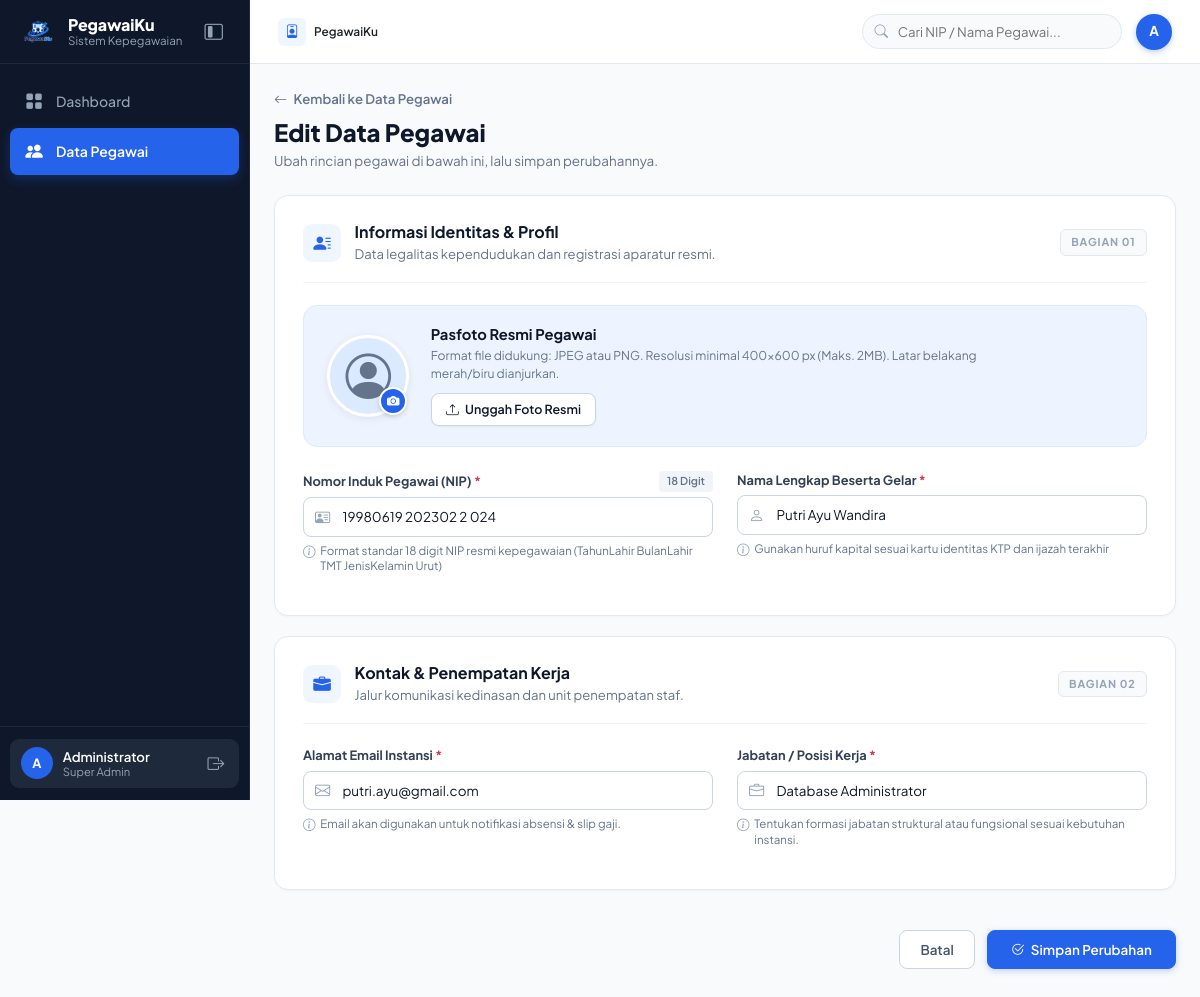
The app's page /pegawai/edit.php?id=50 (signed in) with its own data.
### tables this page shows
CREATE TABLE IF NOT EXISTS employees (
    id INT AUTO_INCREMENT PRIMARY KEY,
    nip VARCHAR(30) UNIQUE,
    nama VARCHAR(100) NOT NULL,
    email VARCHAR(100),
    jabatan VARCHAR(80),
    foto VARCHAR(255) DEFAULT NULL
);

### config/koneksi.php (called while the page is built, shortened)
<?php
if (!function_exists('e')) {
    function e(?string $str): string
    {
        return htmlspecialchars($str ?? '', ENT_QUOTES, 'UTF-8');
    }
}

### pegawai/edit.php (the view, shortened to what this page needs)
<?php
require __DIR__ . '/../config/koneksi.php';
$id = isset($_GET['id']) ? (int) $_GET['id'] : 0;
$stmt = $pdo->prepare('SELECT id, nip, nama, email, jabatan, foto FROM employees WHERE id = :id');
$stmt->execute(['id' => $id]);
$employee = $stmt->fetch();
require __DIR__ . '/../partials/header.php';
?>
<div class="form-page-container">
    <a class="form-back-link" href="index.php">
        <i class="bi bi-arrow-left"></i> Kembali ke Data Pegawai
    </a>
    <div class="form-page-header">
        <div>
            <h1>Edit Data Pegawai</h1>
            <p>Ubah rincian pegawai di bawah ini, lalu simpan perubahannya.</p>
        </div>
    </div>
    <form id="formPegawai" method="post" action="../proses/update.php" enctype="multipart/form-data" novalidate>
        <div class="form-section-card">
            <div class="form-section-header">
                <div class="form-section-header-left">
                    <div class="form-section-icon"><i class="bi bi-person-lines-fill"></i></div>
                    <div>
                        <h2 class="form-section-title">Informasi Identitas &amp; Profil</h2>
                        <p class="form-section-subtitle">Data legalitas kependudukan dan registrasi aparatur resmi.</p>
                    </div>
                </div>
                <span class="badge-section-number">BAGIAN 01</span>
            </div>
            <div class="photo-upload-box">
                <label for="foto" class="avatar-preview-wrapper" title="Klik untuk pilih pasfoto">
                    <?php if (!empty($employee['foto']) && file_exists(__DIR__ . '/../' . $employee['foto'])): ?>
                        <img src="<?= $base ?>/<?= e($employee['foto']) ?>" alt="Pasfoto Pegawai" class="avatar-preview-img d-block" id="avatarPreview">
                        <i class="bi bi-person-circle avatar-placeholder-icon d-none"></i>
                    <?php else: ?>
                        <i class="bi bi-person-circle avatar-placeholder-icon"></i>
                    <?php endif; ?>
                    <span class="avatar-camera-btn" title="Pilih Foto">
                        <i class="bi bi-camera-fill"></i>
                    </span>
                </label>
                <div class="photo-upload-info">
                    <h5>Pasfoto Resmi Pegawai</h5>
                    <p>Format file didukung: JPEG atau PNG. Resolusi minimal 400&times;600 px (Maks. 2MB). Latar belakang merah/biru dianjurkan.</p>
                    <label for="foto" class="btn-upload-photo">
                        <i class="bi bi-upload"></i> Unggah Foto Resmi
                    </label>
                </div>
            </div>
            <div class="row">
                <div class="col-md-6 mb-3">
                    <label class="input-label-modern" for="nip">
                        <span>Nomor Induk Pegawai (NIP) <span class="text-danger">*</span></span>
                        <span class="input-label-badge">18 Digit</span>
                    </label>
                    <div class="input-group-modern">
                        <input type="text" class="form-control-modern" id="nip" name="nip" value="<?= e($employee['nip']) ?>" data-current-id="<?= (int) $employee['id'] ?>" autocomplete="off" required>
                    </div>
                    <div class="input-hint"><i class="bi bi-info-circle"></i> Format standar 18 digit NIP resmi kepegawaian (TahunLahir BulanLahir TMT JenisKelamin Urut)</div>
                </div>
                <div class="col-md-6 mb-3">
                    <label class="input-label-modern" for="nama">
                        <span>Nama Lengkap Beserta Gelar <span class="text-danger">*</span></span>
                    </label>
                    <div class="input-group-modern">
                        <input type="text" class="form-control-modern" id="nama" name="nama" value="<?= e($employee['nama']) ?>" placeholder="Contoh: Ahmad Fauzi, S.T., M.Kom." required>
                    </div>
                    <div class="input-hint"><i class="bi bi-info-circle"></i> Gunakan huruf kapital sesuai kartu identitas KTP dan ijazah terakhir</div>
                </div>
            </div>
        </div>
        <div class="form-section-card">
            <div class="form-section-header">
                <div class="form-section-header-left">
                    <div class="form-section-icon"><i class="bi bi-briefcase-fill"></i></div>
                    <div>
                        <h2 class="form-section-title">Kontak &amp; Penempatan Kerja</h2>
                        <p class="form-section-subtitle">Jalur komunikasi kedinasan dan unit penempatan staf.</p>
                    </div>
                </div>
                <span class="badge-section-number">Bagian 02</span>
            </div>
            <div class="row">
                <div class="col-md-6 mb-3">
                    <label class="input-label-modern" for="email">
                        <span>Alamat Email Instansi <span class="text-danger">*</span></span>
                    </label>
                    <div class="input-group-modern">
                        <input type="email" class="form-control-modern" id="email" name="email" value="<?= e($employee['email']) ?>" placeholder="nama.pegawai@gmail.com" required>
                    </div>
                    <div class="input-hint"><i class="bi bi-info-circle"></i> Email akan digunakan untuk notifikasi absensi &amp; slip gaji.</div>
                </div>
                <div class="col-md-6 mb-3">
                    <label class="input-label-modern" for="jabatan">
                        <span>Jabatan / Posisi Kerja <span class="text-danger">*</span></span>
                    </label>
                    <div class="input-group-modern">
                        <input type="text" class="form-control-modern" id="jabatan" name="jabatan" value="<?= e($employee['jabatan']) ?>" placeholder="Contoh: Web Developer" required>
                    </div>
                    <div class="input-hint"><i class="bi bi-info-circle"></i> Tentukan formasi jabatan struktural atau fungsional sesuai kebutuhan instansi.</div>
                </div>
            </div>
        </div>
        <div class="form-action-bar">
            <a href="index.php" class="btn-form-cancel">Batal</a>
            <button class="btn-form-submit" type="submit">
                <i class="bi bi-check2-circle"></i> Simpan Perubahan
            </button>
        </div>
    </form>
</div>
<?php
require __DIR__ . '/../partials/footer.php';
?>

### records on screen
employees: nip "19980619 202302 2 024", nama "Putri Ayu Wandira", email "putri.ayu@gmail.com", jabatan "Database Administrator"

### other values on screen
$firstLetter "A"
$userName "Administrator"
